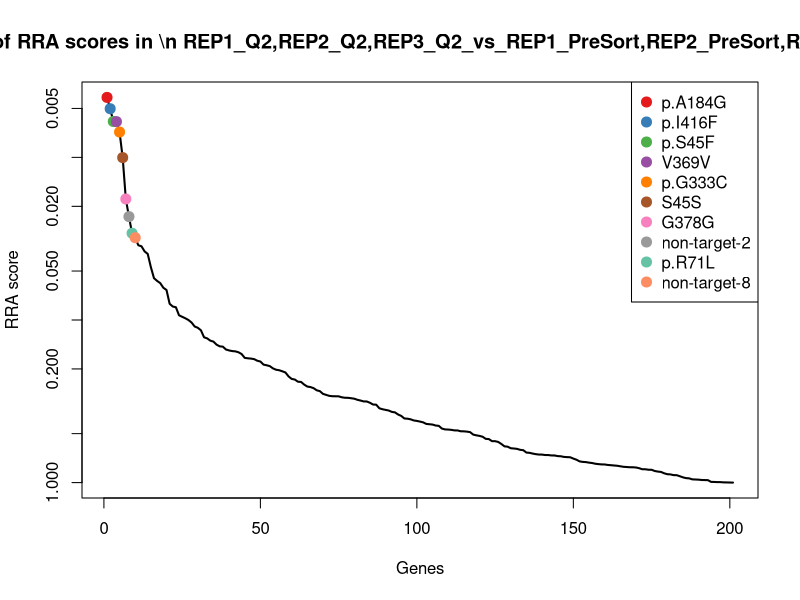
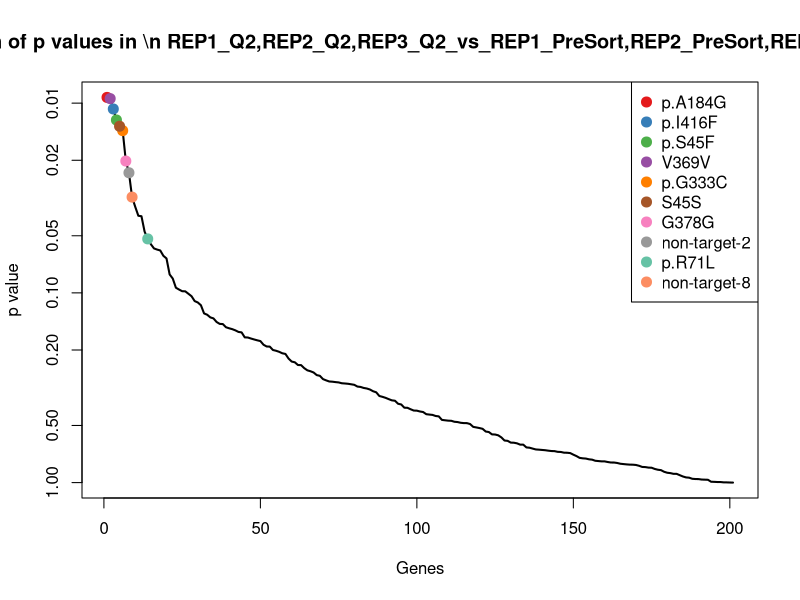
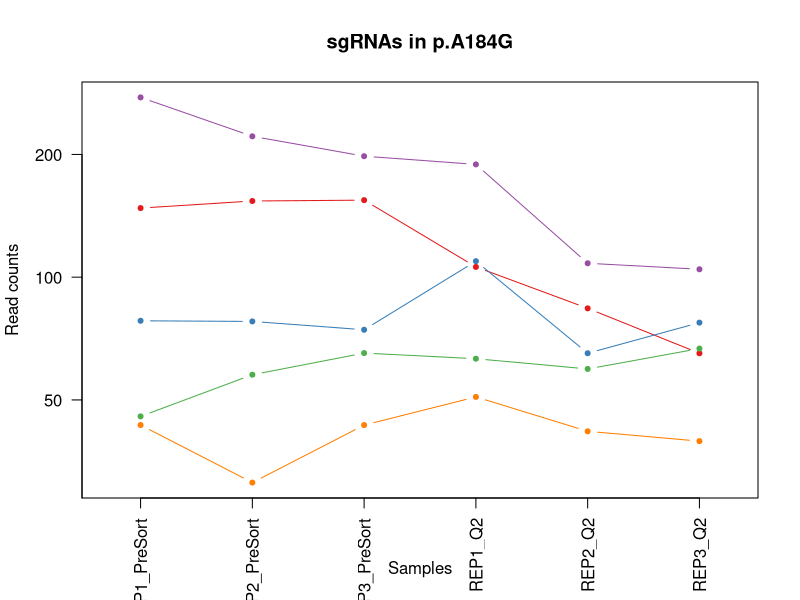
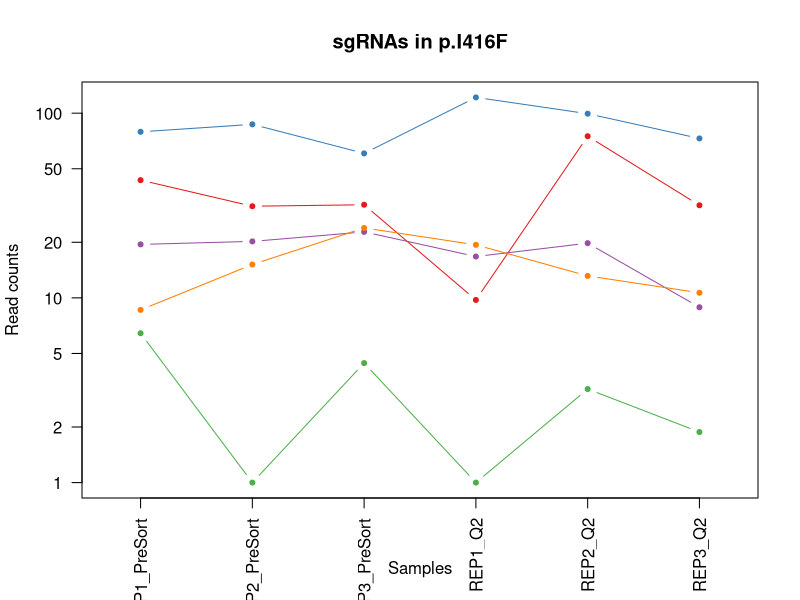
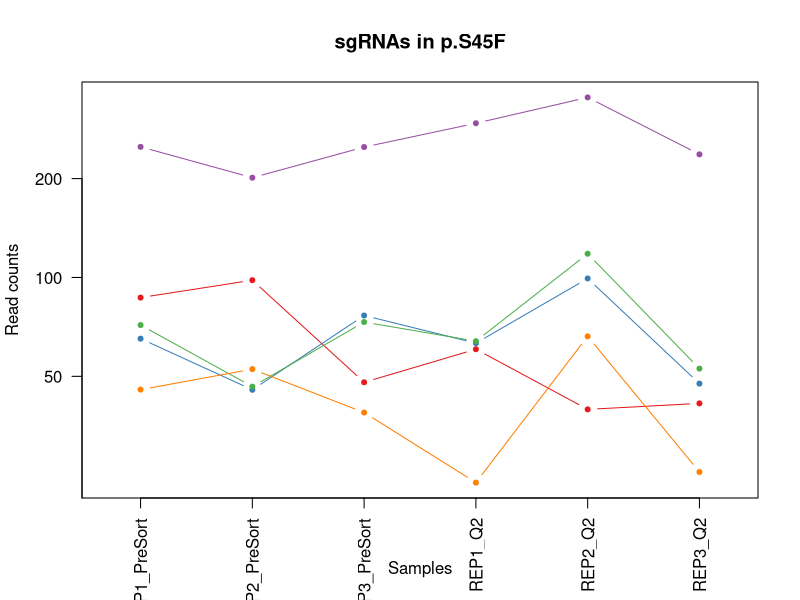
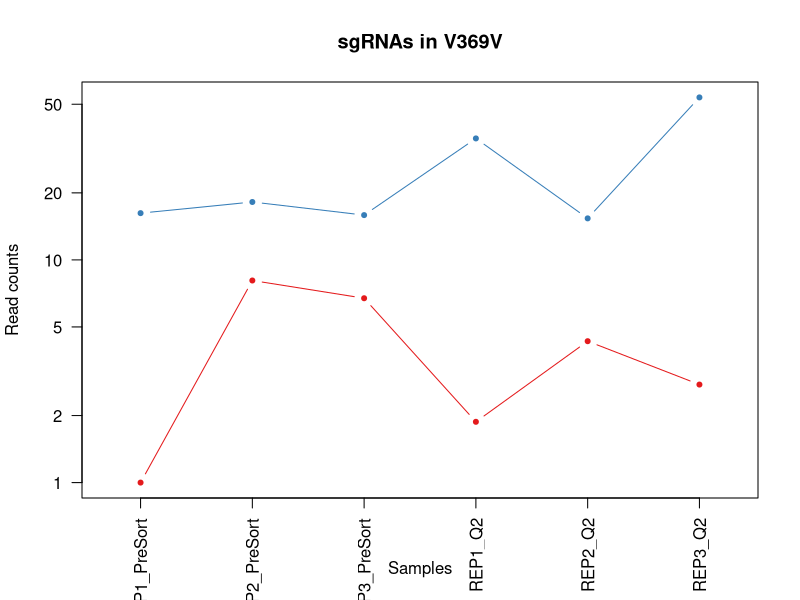
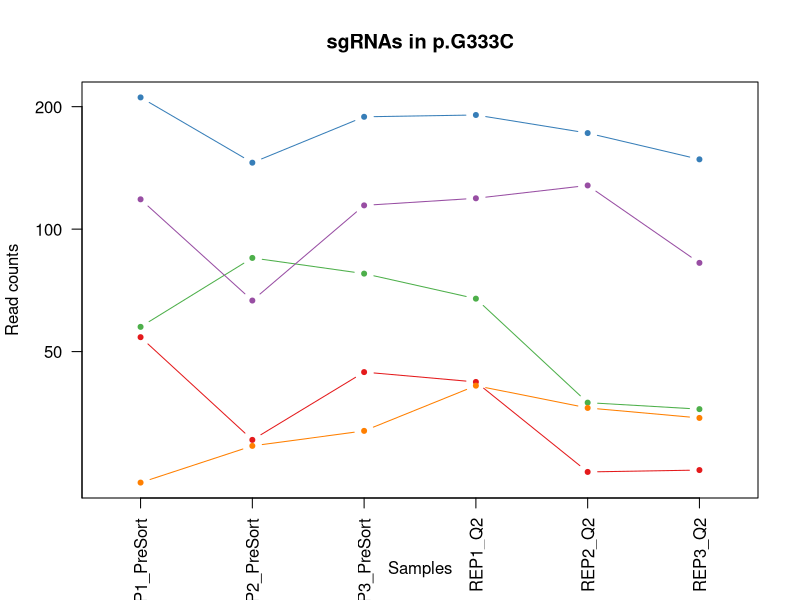
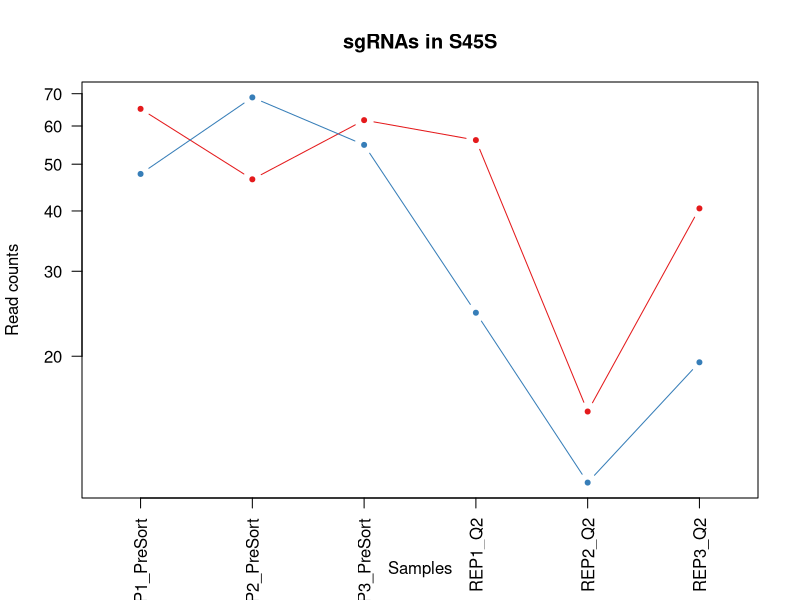

These figures' R source, in order: (Note: this script raises an error after producing the figures.)
pdf(file='Q2_presort.pdf',width=4.5,height=4.5);
gstable=read.table('Q2_presort.gene_summary.txt',header=T)
# 
#
# parameters
# Do not modify the variables beginning with "__"

# gstablename='__GENE_SUMMARY_FILE__'
startindex=3
# outputfile='__OUTPUT_FILE__'
targetgenelist=c("p.A184G","p.I416F","p.S45F","V369V","p.G333C","S45S","G378G","non-target-2","p.R71L","non-target-8")
# samplelabel=sub('.\\w+.\\w+$','',colnames(gstable)[startindex]);
samplelabel='REP1_Q2,REP2_Q2,REP3_Q2_vs_REP1_PreSort,REP2_PreSort,REP3_PreSort neg.'


# You need to write some codes in front of this code:
# gstable=read.table(gstablename,header=T)
# pdf(file=outputfile,width=6,height=6)


# set up color using RColorBrewer
#library(RColorBrewer)
#colors <- brewer.pal(length(targetgenelist), "Set1")

colors=c( "#E41A1C", "#377EB8", "#4DAF4A", "#984EA3", "#FF7F00",  "#A65628", "#F781BF",
          "#999999", "#66C2A5", "#FC8D62", "#8DA0CB", "#E78AC3", "#A6D854", "#FFD92F", "#E5C494", "#B3B3B3", 
          "#8DD3C7", "#FFFFB3", "#BEBADA", "#FB8072", "#80B1D3", "#FDB462", "#B3DE69", "#FCCDE5",
          "#D9D9D9", "#BC80BD", "#CCEBC5", "#FFED6F")

######
# function definition

plotrankedvalues<-function(val, tglist, ...){
  
  plot(val,log='y',ylim=c(max(val),min(val)),type='l',lwd=2, ...)
  if(length(tglist)>0){
    for(i in 1:length(tglist)){
      targetgene=tglist[i];
      tx=which(names(val)==targetgene);ty=val[targetgene];
      points(tx,ty,col=colors[(i %% length(colors)) ],cex=2,pch=20)
      # text(tx+50,ty,targetgene,col=colors[i])
    }
    legend('topright',tglist,pch=20,pt.cex = 2,cex=1,col=colors)
  }
}



plotrandvalues<-function(val,targetgenelist, ...){
  # choose the one with the best distance distribution
  
  mindiffvalue=0;
  randval=val;
  for(i in 1:20){
    randval0=sample(val)
    vindex=sort(which(names(randval0) %in% targetgenelist))
    if(max(vindex)>0.9*length(val)){
      # print('pass...')
      next;
    }
    mindiffind=min(diff(vindex));
    if (mindiffind > mindiffvalue){
      mindiffvalue=mindiffind;
      randval=randval0;
      # print(paste('Diff: ',mindiffvalue))
    }
  }
  plot(randval,log='y',ylim=c(max(randval),min(randval)),pch=20,col='grey', ...)
  
  if(length(targetgenelist)>0){
    for(i in 1:length(targetgenelist)){
      targetgene=targetgenelist[i];
      tx=which(names(randval)==targetgene);ty=randval[targetgene];
      points(tx,ty,col=colors[(i %% length(colors)) ],cex=2,pch=20)
      text(tx+50,ty,targetgene,col=colors[i])
    }
  }
  
}




# set.seed(1235)



pvec=gstable[,startindex]
names(pvec)=gstable[,'id']
pvec=sort(pvec);

plotrankedvalues(pvec,targetgenelist,xlab='Genes',ylab='RRA score',main=paste('Distribution of RRA scores in \\n',samplelabel))

# plotrandvalues(pvec,targetgenelist,xlab='Genes',ylab='RRA score',main=paste('Distribution of RRA scores in \\n',samplelabel))


pvec=gstable[,startindex+1]
names(pvec)=gstable[,'id']
pvec=sort(pvec);

plotrankedvalues(pvec,targetgenelist,xlab='Genes',ylab='p value',main=paste('Distribution of p values in \\n',samplelabel))

# plotrandvalues(pvec,targetgenelist,xlab='Genes',ylab='p value',main=paste('Distribution of p values in \\n',samplelabel))



# you need to write after this code:
# dev.off()






# parameters
# Do not modify the variables beginning with "__"
targetmat=list(c(146.72059267000722,152.74940615912982,153.48001174576612,104.95216824030585,82.85764047305024,64.06505821930969),c(77.16416355237418,76.88049581519117,73.30388620693307,108.45057384831605,64.07657529915886,76.35150774082113),c(44.559587403483675,56.64878639014086,64.14090043106644,62.096699542180964,58.55273260095551,65.82026529381132),c(274.9652588556432,220.52563273304835,197.00419418113262,188.039301430548,107.16254834514498,103.55721739559648),c(42.38594899355765,30.34756413757546,42.378809213383185,49.85227991414528,40.87643596670479,38.61455563903598))
targetgene="p.A184G"
collabel=c("REP1_PreSort","REP2_PreSort","REP3_PreSort","REP1_Q2","REP2_Q2","REP3_Q2")

# set up color using RColorBrewer
#library(RColorBrewer)
#colors <- brewer.pal(length(targetgenelist), "Set1")

colors=c( "#E41A1C", "#377EB8", "#4DAF4A", "#984EA3", "#FF7F00",  "#A65628", "#F781BF",
          "#999999", "#66C2A5", "#FC8D62", "#8DA0CB", "#E78AC3", "#A6D854", "#FFD92F", "#E5C494", "#B3B3B3", 
          "#8DD3C7", "#FFFFB3", "#BEBADA", "#FB8072", "#80B1D3", "#FDB462", "#B3DE69", "#FCCDE5",
          "#D9D9D9", "#BC80BD", "#CCEBC5", "#FFED6F")


## code

targetmatvec=unlist(targetmat)+1
yrange=range(targetmatvec[targetmatvec>0]);
# yrange[1]=1; # set the minimum value to 1
for(i in 1:length(targetmat)){
  vali=targetmat[[i]]+1;
  if(i==1){
    plot(1:length(vali),vali,type='b',las=1,pch=20,main=paste('sgRNAs in',targetgene),ylab='Read counts',xlab='Samples',xlim=c(0.7,length(vali)+0.3),ylim = yrange,col=colors[(i %% length(colors))],xaxt='n',log='y')
    axis(1,at=1:length(vali),labels=(collabel),las=2)
    # lines(0:100,rep(1,101),col='black');
  }else{
    lines(1:length(vali),vali,type='b',pch=20,col=colors[(i %% length(colors))])
  }
}




# parameters
# Do not modify the variables beginning with "__"
targetmat=list(c(42.38594899355765,30.34756413757546,30.92507699354989,8.746014020025488,74.01949215592488,30.71612380377862),c(78.2509827573372,85.98476505646381,59.55940754313312,120.69499347635173,98.32440002801962,71.96349005456705),c(5.434096024815083,0.0,3.4361196659499877,0.0,2.20953707928134,0.8776035372508176),c(18.475926484371282,19.220123953797792,21.762091217683256,15.742825236045878,18.78106517389139,7.898431835257359),c(7.607734434741116,14.162196597535216,22.907464439666583,18.366629442053522,12.152453936047369,9.653638909758994))
targetgene="p.I416F"
collabel=c("REP1_PreSort","REP2_PreSort","REP3_PreSort","REP1_Q2","REP2_Q2","REP3_Q2")

# set up color using RColorBrewer
#library(RColorBrewer)
#colors <- brewer.pal(length(targetgenelist), "Set1")

colors=c( "#E41A1C", "#377EB8", "#4DAF4A", "#984EA3", "#FF7F00",  "#A65628", "#F781BF",
          "#999999", "#66C2A5", "#FC8D62", "#8DA0CB", "#E78AC3", "#A6D854", "#FFD92F", "#E5C494", "#B3B3B3", 
          "#8DD3C7", "#FFFFB3", "#BEBADA", "#FB8072", "#80B1D3", "#FDB462", "#B3DE69", "#FCCDE5",
          "#D9D9D9", "#BC80BD", "#CCEBC5", "#FFED6F")


## code

targetmatvec=unlist(targetmat)+1
yrange=range(targetmatvec[targetmatvec>0]);
# yrange[1]=1; # set the minimum value to 1
for(i in 1:length(targetmat)){
  vali=targetmat[[i]]+1;
  if(i==1){
    plot(1:length(vali),vali,type='b',las=1,pch=20,main=paste('sgRNAs in',targetgene),ylab='Read counts',xlab='Samples',xlim=c(0.7,length(vali)+0.3),ylim = yrange,col=colors[(i %% length(colors))],xaxt='n',log='y')
    axis(1,at=1:length(vali),labels=(collabel),las=2)
    # lines(0:100,rep(1,101),col='black');
  }else{
    lines(1:length(vali),vali,type='b',pch=20,col=colors[(i %% length(colors))])
  }
}




# parameters
# Do not modify the variables beginning with "__"
targetmat=list(c(85.8587171920783,97.11220524024148,46.9603021013165,59.472895336173316,38.66689888742344,40.36976271353761),c(64.12233309281798,44.509760735110675,75.59463265089973,62.096699542180964,98.32440002801962,46.51298747429333),c(70.64324832259608,45.52134620636319,72.15851298494974,62.97130094418351,117.10546520191102,51.77860869779824),c(248.8815979365308,200.29392330799806,248.54598917038246,293.86607107285636,352.4211641453737,236.07535152046995),c(44.559587403483675,51.59085903387829,37.79731632544986,22.739636452066268,65.18134383879952,24.572899043022893))
targetgene="p.S45F"
collabel=c("REP1_PreSort","REP2_PreSort","REP3_PreSort","REP1_Q2","REP2_Q2","REP3_Q2")

# set up color using RColorBrewer
#library(RColorBrewer)
#colors <- brewer.pal(length(targetgenelist), "Set1")

colors=c( "#E41A1C", "#377EB8", "#4DAF4A", "#984EA3", "#FF7F00",  "#A65628", "#F781BF",
          "#999999", "#66C2A5", "#FC8D62", "#8DA0CB", "#E78AC3", "#A6D854", "#FFD92F", "#E5C494", "#B3B3B3", 
          "#8DD3C7", "#FFFFB3", "#BEBADA", "#FB8072", "#80B1D3", "#FDB462", "#B3DE69", "#FCCDE5",
          "#D9D9D9", "#BC80BD", "#CCEBC5", "#FFED6F")


## code

targetmatvec=unlist(targetmat)+1
yrange=range(targetmatvec[targetmatvec>0]);
# yrange[1]=1; # set the minimum value to 1
for(i in 1:length(targetmat)){
  vali=targetmat[[i]]+1;
  if(i==1){
    plot(1:length(vali),vali,type='b',las=1,pch=20,main=paste('sgRNAs in',targetgene),ylab='Read counts',xlab='Samples',xlim=c(0.7,length(vali)+0.3),ylim = yrange,col=colors[(i %% length(colors))],xaxt='n',log='y')
    axis(1,at=1:length(vali),labels=(collabel),las=2)
    # lines(0:100,rep(1,101),col='black');
  }else{
    lines(1:length(vali),vali,type='b',pch=20,col=colors[(i %% length(colors))])
  }
}




# parameters
# Do not modify the variables beginning with "__"
targetmat=list(c(0.0,7.081098298767608,5.726866109916646,0.8746014020025488,3.3143056189220097,1.7552070745016353),c(15.215468869482232,17.196953011292763,14.88985188578328,34.109454678099404,14.361991015328709,52.65621223504906))
targetgene="V369V"
collabel=c("REP1_PreSort","REP2_PreSort","REP3_PreSort","REP1_Q2","REP2_Q2","REP3_Q2")

# set up color using RColorBrewer
#library(RColorBrewer)
#colors <- brewer.pal(length(targetgenelist), "Set1")

colors=c( "#E41A1C", "#377EB8", "#4DAF4A", "#984EA3", "#FF7F00",  "#A65628", "#F781BF",
          "#999999", "#66C2A5", "#FC8D62", "#8DA0CB", "#E78AC3", "#A6D854", "#FFD92F", "#E5C494", "#B3B3B3", 
          "#8DD3C7", "#FFFFB3", "#BEBADA", "#FB8072", "#80B1D3", "#FDB462", "#B3DE69", "#FCCDE5",
          "#D9D9D9", "#BC80BD", "#CCEBC5", "#FFED6F")


## code

targetmatvec=unlist(targetmat)+1
yrange=range(targetmatvec[targetmatvec>0]);
# yrange[1]=1; # set the minimum value to 1
for(i in 1:length(targetmat)){
  vali=targetmat[[i]]+1;
  if(i==1){
    plot(1:length(vali),vali,type='b',las=1,pch=20,main=paste('sgRNAs in',targetgene),ylab='Read counts',xlab='Samples',xlim=c(0.7,length(vali)+0.3),ylim = yrange,col=colors[(i %% length(colors))],xaxt='n',log='y')
    axis(1,at=1:length(vali),labels=(collabel),las=2)
    # lines(0:100,rep(1,101),col='black');
  }else{
    lines(1:length(vali),vali,type='b',pch=20,col=colors[(i %% length(colors))])
  }
}




# parameters
# Do not modify the variables beginning with "__"
targetmat=list(c(53.25414104318781,29.335978666322948,43.52418243536651,41.106265894119794,24.304907872094738,24.572899043022893),c(209.75610655786218,144.65672238910972,187.841208405266,189.78850423455307,171.23912364430385,147.43739425813737),c(56.514598658076864,83.96159411395878,76.74000587288306,66.46970655219371,36.45736180814211,35.1041414900327),c(117.37647413600578,65.7530556314135,113.3919489763496,118.07118927034408,127.04838205867703,81.61712896432604),c(22.823203304223348,28.32439319507043,30.92507699354989,40.23166449211725,35.35259326850144,33.34893441553107))
targetgene="p.G333C"
collabel=c("REP1_PreSort","REP2_PreSort","REP3_PreSort","REP1_Q2","REP2_Q2","REP3_Q2")

# set up color using RColorBrewer
#library(RColorBrewer)
#colors <- brewer.pal(length(targetgenelist), "Set1")

colors=c( "#E41A1C", "#377EB8", "#4DAF4A", "#984EA3", "#FF7F00",  "#A65628", "#F781BF",
          "#999999", "#66C2A5", "#FC8D62", "#8DA0CB", "#E78AC3", "#A6D854", "#FFD92F", "#E5C494", "#B3B3B3", 
          "#8DD3C7", "#FFFFB3", "#BEBADA", "#FB8072", "#80B1D3", "#FDB462", "#B3DE69", "#FCCDE5",
          "#D9D9D9", "#BC80BD", "#CCEBC5", "#FFED6F")


## code

targetmatvec=unlist(targetmat)+1
yrange=range(targetmatvec[targetmatvec>0]);
# yrange[1]=1; # set the minimum value to 1
for(i in 1:length(targetmat)){
  vali=targetmat[[i]]+1;
  if(i==1){
    plot(1:length(vali),vali,type='b',las=1,pch=20,main=paste('sgRNAs in',targetgene),ylab='Read counts',xlab='Samples',xlim=c(0.7,length(vali)+0.3),ylim = yrange,col=colors[(i %% length(colors))],xaxt='n',log='y')
    axis(1,at=1:length(vali),labels=(collabel),las=2)
    # lines(0:100,rep(1,101),col='black');
  }else{
    lines(1:length(vali),vali,type='b',pch=20,col=colors[(i %% length(colors))])
  }
}




# parameters
# Do not modify the variables beginning with "__"
targetmat=list(c(64.12233309281798,45.52134620636319,60.70478076511645,55.099888326160574,14.361991015328709,39.49215917628679),c(46.73322581340971,67.77622657391854,53.83254143321648,23.61423785406882,9.942916856766029,18.42967428226717))
targetgene="S45S"
collabel=c("REP1_PreSort","REP2_PreSort","REP3_PreSort","REP1_Q2","REP2_Q2","REP3_Q2")

# set up color using RColorBrewer
#library(RColorBrewer)
#colors <- brewer.pal(length(targetgenelist), "Set1")

colors=c( "#E41A1C", "#377EB8", "#4DAF4A", "#984EA3", "#FF7F00",  "#A65628", "#F781BF",
          "#999999", "#66C2A5", "#FC8D62", "#8DA0CB", "#E78AC3", "#A6D854", "#FFD92F", "#E5C494", "#B3B3B3", 
          "#8DD3C7", "#FFFFB3", "#BEBADA", "#FB8072", "#80B1D3", "#FDB462", "#B3DE69", "#FCCDE5",
          "#D9D9D9", "#BC80BD", "#CCEBC5", "#FFED6F")


## code

targetmatvec=unlist(targetmat)+1
yrange=range(targetmatvec[targetmatvec>0]);
# yrange[1]=1; # set the minimum value to 1
for(i in 1:length(targetmat)){
  vali=targetmat[[i]]+1;
  if(i==1){
    plot(1:length(vali),vali,type='b',las=1,pch=20,main=paste('sgRNAs in',targetgene),ylab='Read counts',xlab='Samples',xlim=c(0.7,length(vali)+0.3),ylim = yrange,col=colors[(i %% length(colors))],xaxt='n',log='y')
    axis(1,at=1:length(vali),labels=(collabel),las=2)
    # lines(0:100,rep(1,101),col='black');
  }else{
    lines(1:length(vali),vali,type='b',pch=20,col=colors[(i %% length(colors))])
  }
}




# parameters
# Do not modify the variables beginning with "__"
targetmat=list(c(9.78137284466715,3.0347564137575462,8.017612553883305,6.99681121602039,7.733379777484689,2.632810611752453),c(67.38279070770703,41.47500432135313,72.15851298494974,49.85227991414528,23.200139332454068,29.838520266527798))
targetgene="G378G"
collabel=c("REP1_PreSort","REP2_PreSort","REP3_PreSort","REP1_Q2","REP2_Q2","REP3_Q2")

# set up color using RColorBrewer
#library(RColorBrewer)
#colors <- brewer.pal(length(targetgenelist), "Set1")

colors=c( "#E41A1C", "#377EB8", "#4DAF4A", "#984EA3", "#FF7F00",  "#A65628", "#F781BF",
          "#999999", "#66C2A5", "#FC8D62", "#8DA0CB", "#E78AC3", "#A6D854", "#FFD92F", "#E5C494", "#B3B3B3", 
          "#8DD3C7", "#FFFFB3", "#BEBADA", "#FB8072", "#80B1D3", "#FDB462", "#B3DE69", "#FCCDE5",
          "#D9D9D9", "#BC80BD", "#CCEBC5", "#FFED6F")


## code

targetmatvec=unlist(targetmat)+1
yrange=range(targetmatvec[targetmatvec>0]);
# yrange[1]=1; # set the minimum value to 1
for(i in 1:length(targetmat)){
  vali=targetmat[[i]]+1;
  if(i==1){
    plot(1:length(vali),vali,type='b',las=1,pch=20,main=paste('sgRNAs in',targetgene),ylab='Read counts',xlab='Samples',xlim=c(0.7,length(vali)+0.3),ylim = yrange,col=colors[(i %% length(colors))],xaxt='n',log='y')
    axis(1,at=1:length(vali),labels=(collabel),las=2)
    # lines(0:100,rep(1,101),col='black');
  }else{
    lines(1:length(vali),vali,type='b',pch=20,col=colors[(i %% length(colors))])
  }
}




# parameters
# Do not modify the variables beginning with "__"
targetmat=list(c(1132.4656115714633,865.9171633921532,1066.3424696664795,542.2528692415802,895.9672856485832,625.731322059833))
targetgene="non-target-2"
collabel=c("REP1_PreSort","REP2_PreSort","REP3_PreSort","REP1_Q2","REP2_Q2","REP3_Q2")

# set up color using RColorBrewer
#library(RColorBrewer)
#colors <- brewer.pal(length(targetgenelist), "Set1")

colors=c( "#E41A1C", "#377EB8", "#4DAF4A", "#984EA3", "#FF7F00",  "#A65628", "#F781BF",
          "#999999", "#66C2A5", "#FC8D62", "#8DA0CB", "#E78AC3", "#A6D854", "#FFD92F", "#E5C494", "#B3B3B3", 
          "#8DD3C7", "#FFFFB3", "#BEBADA", "#FB8072", "#80B1D3", "#FDB462", "#B3DE69", "#FCCDE5",
          "#D9D9D9", "#BC80BD", "#CCEBC5", "#FFED6F")


## code

targetmatvec=unlist(targetmat)+1
yrange=range(targetmatvec[targetmatvec>0]);
# yrange[1]=1; # set the minimum value to 1
for(i in 1:length(targetmat)){
  vali=targetmat[[i]]+1;
  if(i==1){
    plot(1:length(vali),vali,type='b',las=1,pch=20,main=paste('sgRNAs in',targetgene),ylab='Read counts',xlab='Samples',xlim=c(0.7,length(vali)+0.3),ylim = yrange,col=colors[(i %% length(colors))],xaxt='n',log='y')
    axis(1,at=1:length(vali),labels=(collabel),las=2)
    # lines(0:100,rep(1,101),col='black');
  }else{
    lines(1:length(vali),vali,type='b',pch=20,col=colors[(i %% length(colors))])
  }
}




# parameters
# Do not modify the variables beginning with "__"
targetmat=list(c(46.73322581340971,78.9036667576962,51.541794989249816,65.59510515019116,38.66689888742344,56.16662638405233),c(1197.6747638692443,1203.7867107904933,1170.5714328669626,1005.7916123029311,792.1190429223603,813.5384790315079),c(113.02919731615373,119.36708560779682,125.99105441816621,131.19021030038232,110.47685396406699,74.5963006663195),c(1242.234351272728,1311.01477074326,1299.9986069510787,838.7427445204443,859.5099238404412,944.3014060818798),c(445.59587403483675,525.0128595800555,415.7704795799485,488.02758231742223,517.0316765518335,557.2782461542691))
targetgene="p.R71L"
collabel=c("REP1_PreSort","REP2_PreSort","REP3_PreSort","REP1_Q2","REP2_Q2","REP3_Q2")

# set up color using RColorBrewer
#library(RColorBrewer)
#colors <- brewer.pal(length(targetgenelist), "Set1")

colors=c( "#E41A1C", "#377EB8", "#4DAF4A", "#984EA3", "#FF7F00",  "#A65628", "#F781BF",
          "#999999", "#66C2A5", "#FC8D62", "#8DA0CB", "#E78AC3", "#A6D854", "#FFD92F", "#E5C494", "#B3B3B3", 
          "#8DD3C7", "#FFFFB3", "#BEBADA", "#FB8072", "#80B1D3", "#FDB462", "#B3DE69", "#FCCDE5",
          "#D9D9D9", "#BC80BD", "#CCEBC5", "#FFED6F")


## code

targetmatvec=unlist(targetmat)+1
yrange=range(targetmatvec[targetmatvec>0]);
# yrange[1]=1; # set the minimum value to 1
for(i in 1:length(targetmat)){
  vali=targetmat[[i]]+1;
  if(i==1){
    plot(1:length(vali),vali,type='b',las=1,pch=20,main=paste('sgRNAs in',targetgene),ylab='Read counts',xlab='Samples',xlim=c(0.7,length(vali)+0.3),ylim = yrange,col=colors[(i %% length(colors))],xaxt='n',log='y')
    axis(1,at=1:length(vali),labels=(collabel),las=2)
    # lines(0:100,rep(1,101),col='black');
  }else{
    lines(1:length(vali),vali,type='b',pch=20,col=colors[(i %% length(colors))])
  }
}




# parameters
# Do not modify the variables beginning with "__"
targetmat=list(c(1545.4569094574094,1938.1977629198195,1766.1655082982936,1101.1231651212088,1126.8639104334834,1591.0952130357323))
targetgene="non-target-8"
collabel=c("REP1_PreSort","REP2_PreSort","REP3_PreSort","REP1_Q2","REP2_Q2","REP3_Q2")

# set up color using RColorBrewer
#library(RColorBrewer)
#colors <- brewer.pal(length(targetgenelist), "Set1")

colors=c( "#E41A1C", "#377EB8", "#4DAF4A", "#984EA3", "#FF7F00",  "#A65628", "#F781BF",
          "#999999", "#66C2A5", "#FC8D62", "#8DA0CB", "#E78AC3", "#A6D854", "#FFD92F", "#E5C494", "#B3B3B3", 
          "#8DD3C7", "#FFFFB3", "#BEBADA", "#FB8072", "#80B1D3", "#FDB462", "#B3DE69", "#FCCDE5",
          "#D9D9D9", "#BC80BD", "#CCEBC5", "#FFED6F")


## code

targetmatvec=unlist(targetmat)+1
yrange=range(targetmatvec[targetmatvec>0]);
# yrange[1]=1; # set the minimum value to 1
for(i in 1:length(targetmat)){
  vali=targetmat[[i]]+1;
  if(i==1){
    plot(1:length(vali),vali,type='b',las=1,pch=20,main=paste('sgRNAs in',targetgene),ylab='Read counts',xlab='Samples',xlim=c(0.7,length(vali)+0.3),ylim = yrange,col=colors[(i %% length(colors))],xaxt='n',log='y')
    axis(1,at=1:length(vali),labels=(collabel),las=2)
    # lines(0:100,rep(1,101),col='black');
  }else{
    lines(1:length(vali),vali,type='b',pch=20,col=colors[(i %% length(colors))])
  }
}



# 
#
# parameters
# Do not modify the variables beginning with "__"

# gstablename='__GENE_SUMMARY_FILE__'
startindex=9
# outputfile='__OUTPUT_FILE__'
targetgenelist=c("safe-target-15","safe-target-10","p.Arg34Gly","safe-target-30","p.V369L","safe-target-26","p.G364C","V369V","G186G","G364G")
# samplelabel=sub('.\\w+.\\w+$','',colnames(gstable)[startindex]);
samplelabel='REP1_Q2,REP2_Q2,REP3_Q2_vs_REP1_PreSort,REP2_PreSort,REP3_PreSort pos.'


# You need to write some codes in front of this code:
# gstable=read.table(gstablename,header=T)
# pdf(file=outputfile,width=6,height=6)


# set up color using RColorBrewer
#library(RColorBrewer)
#colors <- brewer.pal(length(targetgenelist), "Set1")

colors=c( "#E41A1C", "#377EB8", "#4DAF4A", "#984EA3", "#FF7F00",  "#A65628", "#F781BF",
          "#999999", "#66C2A5", "#FC8D62", "#8DA0CB", "#E78AC3", "#A6D854", "#FFD92F", "#E5C494", "#B3B3B3", 
          "#8DD3C7", "#FFFFB3", "#BEBADA", "#FB8072", "#80B1D3", "#FDB462", "#B3DE69", "#FCCDE5",
          "#D9D9D9", "#BC80BD", "#CCEBC5", "#FFED6F")

######
# function definition

plotrankedvalues<-function(val, tglist, ...){
  
  plot(val,log='y',ylim=c(max(val),min(val)),type='l',lwd=2, ...)
  if(length(tglist)>0){
    for(i in 1:length(tglist)){
      targetgene=tglist[i];
      tx=which(names(val)==targetgene);ty=val[targetgene];
      points(tx,ty,col=colors[(i %% length(colors)) ],cex=2,pch=20)
      # text(tx+50,ty,targetgene,col=colors[i])
    }
    legend('topright',tglist,pch=20,pt.cex = 2,cex=1,col=colors)
  }
}



plotrandvalues<-function(val,targetgenelist, ...){
  # choose the one with the best distance distribution
  
  mindiffvalue=0;
  randval=val;
  for(i in 1:20){
    randval0=sample(val)
    vindex=sort(which(names(randval0) %in% targetgenelist))
    if(max(vindex)>0.9*length(val)){
      # print('pass...')
      next;
    }
    mindiffind=min(diff(vindex));
    if (mindiffind > mindiffvalue){
      mindiffvalue=mindiffind;
      randval=randval0;
      # print(paste('Diff: ',mindiffvalue))
    }
  }
  plot(randval,log='y',ylim=c(max(randval),min(randval)),pch=20,col='grey', ...)
  
  if(length(targetgenelist)>0){
    for(i in 1:length(targetgenelist)){
      targetgene=targetgenelist[i];
      tx=which(names(randval)==targetgene);ty=randval[targetgene];
      points(tx,ty,col=colors[(i %% length(colors)) ],cex=2,pch=20)
      text(tx+50,ty,targetgene,col=colors[i])
    }
  }
  
}




# set.seed(1235)



pvec=gstable[,startindex]
names(pvec)=gstable[,'id']
pvec=sort(pvec);

plotrankedvalues(pvec,targetgenelist,xlab='Genes',ylab='RRA score',main=paste('Distribution of RRA scores in \\n',samplelabel))

# plotrandvalues(pvec,targetgenelist,xlab='Genes',ylab='RRA score',main=paste('Distribution of RRA scores in \\n',samplelabel))


pvec=gstable[,startindex+1]
names(pvec)=gstable[,'id']
pvec=sort(pvec);

plotrankedvalues(pvec,targetgenelist,xlab='Genes',ylab='p value',main=paste('Distribution of p values in \\n',samplelabel))

# plotrandvalues(pvec,targetgenelist,xlab='Genes',ylab='p value',main=paste('Distribution of p values in \\n',samplelabel))



# you need to write after this code:
# dev.off()






# parameters
# Do not modify the variables beginning with "__"
targetmat=list(c(308.6566542094967,468.3640731899146,230.22001761864917,1900.5088465515385,1338.979470044492,1699.9180516548338))
targetgene="safe-target-15"
collabel=c("REP1_PreSort","REP2_PreSort","REP3_PreSort","REP1_Q2","REP2_Q2","REP3_Q2")

# set up color using RColorBrewer
#library(RColorBrewer)
#colors <- brewer.pal(length(targetgenelist), "Set1")

colors=c( "#E41A1C", "#377EB8", "#4DAF4A", "#984EA3", "#FF7F00",  "#A65628", "#F781BF",
          "#999999", "#66C2A5", "#FC8D62", "#8DA0CB", "#E78AC3", "#A6D854", "#FFD92F", "#E5C494", "#B3B3B3", 
          "#8DD3C7", "#FFFFB3", "#BEBADA", "#FB8072", "#80B1D3", "#FDB462", "#B3DE69", "#FCCDE5",
          "#D9D9D9", "#BC80BD", "#CCEBC5", "#FFED6F")


## code

targetmatvec=unlist(targetmat)+1
yrange=range(targetmatvec[targetmatvec>0]);
# yrange[1]=1; # set the minimum value to 1
for(i in 1:length(targetmat)){
  vali=targetmat[[i]]+1;
  if(i==1){
    plot(1:length(vali),vali,type='b',las=1,pch=20,main=paste('sgRNAs in',targetgene),ylab='Read counts',xlab='Samples',xlim=c(0.7,length(vali)+0.3),ylim = yrange,col=colors[(i %% length(colors))],xaxt='n',log='y')
    axis(1,at=1:length(vali),labels=(collabel),las=2)
    # lines(0:100,rep(1,101),col='black');
  }else{
    lines(1:length(vali),vali,type='b',pch=20,col=colors[(i %% length(colors))])
  }
}




# parameters
# Do not modify the variables beginning with "__"
targetmat=list(c(439.07495880505866,711.1445862905183,435.2418243536651,2134.027420886219,1316.8840992516784,1532.2957760399277))
targetgene="safe-target-10"
collabel=c("REP1_PreSort","REP2_PreSort","REP3_PreSort","REP1_Q2","REP2_Q2","REP3_Q2")

# set up color using RColorBrewer
#library(RColorBrewer)
#colors <- brewer.pal(length(targetgenelist), "Set1")

colors=c( "#E41A1C", "#377EB8", "#4DAF4A", "#984EA3", "#FF7F00",  "#A65628", "#F781BF",
          "#999999", "#66C2A5", "#FC8D62", "#8DA0CB", "#E78AC3", "#A6D854", "#FFD92F", "#E5C494", "#B3B3B3", 
          "#8DD3C7", "#FFFFB3", "#BEBADA", "#FB8072", "#80B1D3", "#FDB462", "#B3DE69", "#FCCDE5",
          "#D9D9D9", "#BC80BD", "#CCEBC5", "#FFED6F")


## code

targetmatvec=unlist(targetmat)+1
yrange=range(targetmatvec[targetmatvec>0]);
# yrange[1]=1; # set the minimum value to 1
for(i in 1:length(targetmat)){
  vali=targetmat[[i]]+1;
  if(i==1){
    plot(1:length(vali),vali,type='b',las=1,pch=20,main=paste('sgRNAs in',targetgene),ylab='Read counts',xlab='Samples',xlim=c(0.7,length(vali)+0.3),ylim = yrange,col=colors[(i %% length(colors))],xaxt='n',log='y')
    axis(1,at=1:length(vali),labels=(collabel),las=2)
    # lines(0:100,rep(1,101),col='black');
  }else{
    lines(1:length(vali),vali,type='b',pch=20,col=colors[(i %% length(colors))])
  }
}




# parameters
# Do not modify the variables beginning with "__"
targetmat=list(c(975.9636460567889,1205.8098817329983,798.3251357223805,1340.7639492699072,1248.388449793957,1623.5665439140125),c(1582.4087624261522,2145.572784526585,1420.2627952593282,2389.4110302709632,2252.623052327326,2751.2870892813135),c(1253.102543322358,1770.274574691902,1202.6418830824957,1803.4280909292556,1871.4779061512947,2331.7925984754224),c(1580.235124016226,2034.2983826888085,1554.2714622313779,1959.1071404857094,2202.9084680434958,2679.3235992267464),c(1237.8870744528758,1593.2471172227117,1188.8974044186957,1687.1061044629166,1517.9519734662804,2123.8005601469786))
targetgene="p.Arg34Gly"
collabel=c("REP1_PreSort","REP2_PreSort","REP3_PreSort","REP1_Q2","REP2_Q2","REP3_Q2")

# set up color using RColorBrewer
#library(RColorBrewer)
#colors <- brewer.pal(length(targetgenelist), "Set1")

colors=c( "#E41A1C", "#377EB8", "#4DAF4A", "#984EA3", "#FF7F00",  "#A65628", "#F781BF",
          "#999999", "#66C2A5", "#FC8D62", "#8DA0CB", "#E78AC3", "#A6D854", "#FFD92F", "#E5C494", "#B3B3B3", 
          "#8DD3C7", "#FFFFB3", "#BEBADA", "#FB8072", "#80B1D3", "#FDB462", "#B3DE69", "#FCCDE5",
          "#D9D9D9", "#BC80BD", "#CCEBC5", "#FFED6F")


## code

targetmatvec=unlist(targetmat)+1
yrange=range(targetmatvec[targetmatvec>0]);
# yrange[1]=1; # set the minimum value to 1
for(i in 1:length(targetmat)){
  vali=targetmat[[i]]+1;
  if(i==1){
    plot(1:length(vali),vali,type='b',las=1,pch=20,main=paste('sgRNAs in',targetgene),ylab='Read counts',xlab='Samples',xlim=c(0.7,length(vali)+0.3),ylim = yrange,col=colors[(i %% length(colors))],xaxt='n',log='y')
    axis(1,at=1:length(vali),labels=(collabel),las=2)
    # lines(0:100,rep(1,101),col='black');
  }else{
    lines(1:length(vali),vali,type='b',pch=20,col=colors[(i %% length(colors))])
  }
}




# parameters
# Do not modify the variables beginning with "__"
targetmat=list(c(1.0868192049630165,12.139025655030185,0.0,14.868223834043329,0.0,4.388017686254088))
targetgene="safe-target-30"
collabel=c("REP1_PreSort","REP2_PreSort","REP3_PreSort","REP1_Q2","REP2_Q2","REP3_Q2")

# set up color using RColorBrewer
#library(RColorBrewer)
#colors <- brewer.pal(length(targetgenelist), "Set1")

colors=c( "#E41A1C", "#377EB8", "#4DAF4A", "#984EA3", "#FF7F00",  "#A65628", "#F781BF",
          "#999999", "#66C2A5", "#FC8D62", "#8DA0CB", "#E78AC3", "#A6D854", "#FFD92F", "#E5C494", "#B3B3B3", 
          "#8DD3C7", "#FFFFB3", "#BEBADA", "#FB8072", "#80B1D3", "#FDB462", "#B3DE69", "#FCCDE5",
          "#D9D9D9", "#BC80BD", "#CCEBC5", "#FFED6F")


## code

targetmatvec=unlist(targetmat)+1
yrange=range(targetmatvec[targetmatvec>0]);
# yrange[1]=1; # set the minimum value to 1
for(i in 1:length(targetmat)){
  vali=targetmat[[i]]+1;
  if(i==1){
    plot(1:length(vali),vali,type='b',las=1,pch=20,main=paste('sgRNAs in',targetgene),ylab='Read counts',xlab='Samples',xlim=c(0.7,length(vali)+0.3),ylim = yrange,col=colors[(i %% length(colors))],xaxt='n',log='y')
    axis(1,at=1:length(vali),labels=(collabel),las=2)
    # lines(0:100,rep(1,101),col='black');
  }else{
    lines(1:length(vali),vali,type='b',pch=20,col=colors[(i %% length(colors))])
  }
}




# parameters
# Do not modify the variables beginning with "__"
targetmat=list(c(18.475926484371282,37.42866243634307,46.9603021013165,5.247608412015293,33.1430561892201,41.24736625078843),c(11.955011254593181,11.127440183777669,10.308358997849963,6.99681121602039,9.942916856766029,33.34893441553107),c(11.955011254593181,7.081098298767608,14.88985188578328,26.238042060076463,8.83814831712536,27.205709654775347),c(7.607734434741116,10.115854712525154,17.180598329749937,24.488839256071365,7.733379777484689,20.184881356768805),c(10.868192049630165,14.162196597535216,18.325971551733268,13.119021030038232,3.3143056189220097,21.94008843127044))
targetgene="p.V369L"
collabel=c("REP1_PreSort","REP2_PreSort","REP3_PreSort","REP1_Q2","REP2_Q2","REP3_Q2")

# set up color using RColorBrewer
#library(RColorBrewer)
#colors <- brewer.pal(length(targetgenelist), "Set1")

colors=c( "#E41A1C", "#377EB8", "#4DAF4A", "#984EA3", "#FF7F00",  "#A65628", "#F781BF",
          "#999999", "#66C2A5", "#FC8D62", "#8DA0CB", "#E78AC3", "#A6D854", "#FFD92F", "#E5C494", "#B3B3B3", 
          "#8DD3C7", "#FFFFB3", "#BEBADA", "#FB8072", "#80B1D3", "#FDB462", "#B3DE69", "#FCCDE5",
          "#D9D9D9", "#BC80BD", "#CCEBC5", "#FFED6F")


## code

targetmatvec=unlist(targetmat)+1
yrange=range(targetmatvec[targetmatvec>0]);
# yrange[1]=1; # set the minimum value to 1
for(i in 1:length(targetmat)){
  vali=targetmat[[i]]+1;
  if(i==1){
    plot(1:length(vali),vali,type='b',las=1,pch=20,main=paste('sgRNAs in',targetgene),ylab='Read counts',xlab='Samples',xlim=c(0.7,length(vali)+0.3),ylim = yrange,col=colors[(i %% length(colors))],xaxt='n',log='y')
    axis(1,at=1:length(vali),labels=(collabel),las=2)
    # lines(0:100,rep(1,101),col='black');
  }else{
    lines(1:length(vali),vali,type='b',pch=20,col=colors[(i %% length(colors))])
  }
}




# parameters
# Do not modify the variables beginning with "__"
targetmat=list(c(277.1388972655692,326.74210721456245,247.40061594839912,721.5461566521027,549.069964201413,631.8745468205886))
targetgene="safe-target-26"
collabel=c("REP1_PreSort","REP2_PreSort","REP3_PreSort","REP1_Q2","REP2_Q2","REP3_Q2")

# set up color using RColorBrewer
#library(RColorBrewer)
#colors <- brewer.pal(length(targetgenelist), "Set1")

colors=c( "#E41A1C", "#377EB8", "#4DAF4A", "#984EA3", "#FF7F00",  "#A65628", "#F781BF",
          "#999999", "#66C2A5", "#FC8D62", "#8DA0CB", "#E78AC3", "#A6D854", "#FFD92F", "#E5C494", "#B3B3B3", 
          "#8DD3C7", "#FFFFB3", "#BEBADA", "#FB8072", "#80B1D3", "#FDB462", "#B3DE69", "#FCCDE5",
          "#D9D9D9", "#BC80BD", "#CCEBC5", "#FFED6F")


## code

targetmatvec=unlist(targetmat)+1
yrange=range(targetmatvec[targetmatvec>0]);
# yrange[1]=1; # set the minimum value to 1
for(i in 1:length(targetmat)){
  vali=targetmat[[i]]+1;
  if(i==1){
    plot(1:length(vali),vali,type='b',las=1,pch=20,main=paste('sgRNAs in',targetgene),ylab='Read counts',xlab='Samples',xlim=c(0.7,length(vali)+0.3),ylim = yrange,col=colors[(i %% length(colors))],xaxt='n',log='y')
    axis(1,at=1:length(vali),labels=(collabel),las=2)
    # lines(0:100,rep(1,101),col='black');
  }else{
    lines(1:length(vali),vali,type='b',pch=20,col=colors[(i %% length(colors))])
  }
}




# parameters
# Do not modify the variables beginning with "__"
targetmat=list(c(2.173638409926033,1.0115854712525154,1.1453732219833292,2.6238042060076463,4.41907415856268,2.632810611752453),c(92.3796324218564,59.68354280389841,90.48448453668301,69.09351075820135,32.03828764957943,78.98431835257358),c(5.434096024815083,12.139025655030185,6.8722393318999755,29.736447668086658,29.828750570298087,8.776035372508176),c(19.5627456893343,15.17378206878773,17.180598329749937,25.363440658073912,40.87643596670479,17.55207074501635),c(10.868192049630165,12.139025655030185,20.616717995699926,22.739636452066268,12.152453936047369,16.674467207765534))
targetgene="p.G364C"
collabel=c("REP1_PreSort","REP2_PreSort","REP3_PreSort","REP1_Q2","REP2_Q2","REP3_Q2")

# set up color using RColorBrewer
#library(RColorBrewer)
#colors <- brewer.pal(length(targetgenelist), "Set1")

colors=c( "#E41A1C", "#377EB8", "#4DAF4A", "#984EA3", "#FF7F00",  "#A65628", "#F781BF",
          "#999999", "#66C2A5", "#FC8D62", "#8DA0CB", "#E78AC3", "#A6D854", "#FFD92F", "#E5C494", "#B3B3B3", 
          "#8DD3C7", "#FFFFB3", "#BEBADA", "#FB8072", "#80B1D3", "#FDB462", "#B3DE69", "#FCCDE5",
          "#D9D9D9", "#BC80BD", "#CCEBC5", "#FFED6F")


## code

targetmatvec=unlist(targetmat)+1
yrange=range(targetmatvec[targetmatvec>0]);
# yrange[1]=1; # set the minimum value to 1
for(i in 1:length(targetmat)){
  vali=targetmat[[i]]+1;
  if(i==1){
    plot(1:length(vali),vali,type='b',las=1,pch=20,main=paste('sgRNAs in',targetgene),ylab='Read counts',xlab='Samples',xlim=c(0.7,length(vali)+0.3),ylim = yrange,col=colors[(i %% length(colors))],xaxt='n',log='y')
    axis(1,at=1:length(vali),labels=(collabel),las=2)
    # lines(0:100,rep(1,101),col='black');
  }else{
    lines(1:length(vali),vali,type='b',pch=20,col=colors[(i %% length(colors))])
  }
}




# parameters
# Do not modify the variables beginning with "__"
targetmat=list(c(0.0,7.081098298767608,5.726866109916646,0.8746014020025488,3.3143056189220097,1.7552070745016353),c(15.215468869482232,17.196953011292763,14.88985188578328,34.109454678099404,14.361991015328709,52.65621223504906))
targetgene="V369V"
collabel=c("REP1_PreSort","REP2_PreSort","REP3_PreSort","REP1_Q2","REP2_Q2","REP3_Q2")

# set up color using RColorBrewer
#library(RColorBrewer)
#colors <- brewer.pal(length(targetgenelist), "Set1")

colors=c( "#E41A1C", "#377EB8", "#4DAF4A", "#984EA3", "#FF7F00",  "#A65628", "#F781BF",
          "#999999", "#66C2A5", "#FC8D62", "#8DA0CB", "#E78AC3", "#A6D854", "#FFD92F", "#E5C494", "#B3B3B3", 
          "#8DD3C7", "#FFFFB3", "#BEBADA", "#FB8072", "#80B1D3", "#FDB462", "#B3DE69", "#FCCDE5",
          "#D9D9D9", "#BC80BD", "#CCEBC5", "#FFED6F")


## code

targetmatvec=unlist(targetmat)+1
yrange=range(targetmatvec[targetmatvec>0]);
# yrange[1]=1; # set the minimum value to 1
for(i in 1:length(targetmat)){
  vali=targetmat[[i]]+1;
  if(i==1){
    plot(1:length(vali),vali,type='b',las=1,pch=20,main=paste('sgRNAs in',targetgene),ylab='Read counts',xlab='Samples',xlim=c(0.7,length(vali)+0.3),ylim = yrange,col=colors[(i %% length(colors))],xaxt='n',log='y')
    axis(1,at=1:length(vali),labels=(collabel),las=2)
    # lines(0:100,rep(1,101),col='black');
  }else{
    lines(1:length(vali),vali,type='b',pch=20,col=colors[(i %% length(colors))])
  }
}




# parameters
# Do not modify the variables beginning with "__"
targetmat=list(c(294.5280045449775,213.44453443428074,208.45792640096593,262.38042060076464,241.94431018130672,201.84881356768807),c(57.60141786303988,58.671957332645896,80.17612553883305,118.07118927034408,51.92412136311148,192.19517465792907))
targetgene="G186G"
collabel=c("REP1_PreSort","REP2_PreSort","REP3_PreSort","REP1_Q2","REP2_Q2","REP3_Q2")

# set up color using RColorBrewer
#library(RColorBrewer)
#colors <- brewer.pal(length(targetgenelist), "Set1")

colors=c( "#E41A1C", "#377EB8", "#4DAF4A", "#984EA3", "#FF7F00",  "#A65628", "#F781BF",
          "#999999", "#66C2A5", "#FC8D62", "#8DA0CB", "#E78AC3", "#A6D854", "#FFD92F", "#E5C494", "#B3B3B3", 
          "#8DD3C7", "#FFFFB3", "#BEBADA", "#FB8072", "#80B1D3", "#FDB462", "#B3DE69", "#FCCDE5",
          "#D9D9D9", "#BC80BD", "#CCEBC5", "#FFED6F")


## code

targetmatvec=unlist(targetmat)+1
yrange=range(targetmatvec[targetmatvec>0]);
# yrange[1]=1; # set the minimum value to 1
for(i in 1:length(targetmat)){
  vali=targetmat[[i]]+1;
  if(i==1){
    plot(1:length(vali),vali,type='b',las=1,pch=20,main=paste('sgRNAs in',targetgene),ylab='Read counts',xlab='Samples',xlim=c(0.7,length(vali)+0.3),ylim = yrange,col=colors[(i %% length(colors))],xaxt='n',log='y')
    axis(1,at=1:length(vali),labels=(collabel),las=2)
    # lines(0:100,rep(1,101),col='black');
  }else{
    lines(1:length(vali),vali,type='b',pch=20,col=colors[(i %% length(colors))])
  }
}




# parameters
# Do not modify the variables beginning with "__"
targetmat=list(c(1.0868192049630165,3.0347564137575462,4.581492887933317,6.99681121602039,2.20953707928134,2.632810611752453),c(7.607734434741116,5.057927356262577,21.762091217683256,17.492028040050975,26.514444951376078,1.7552070745016353))
targetgene="G364G"
collabel=c("REP1_PreSort","REP2_PreSort","REP3_PreSort","REP1_Q2","REP2_Q2","REP3_Q2")

# set up color using RColorBrewer
#library(RColorBrewer)
#colors <- brewer.pal(length(targetgenelist), "Set1")

colors=c( "#E41A1C", "#377EB8", "#4DAF4A", "#984EA3", "#FF7F00",  "#A65628", "#F781BF",
          "#999999", "#66C2A5", "#FC8D62", "#8DA0CB", "#E78AC3", "#A6D854", "#FFD92F", "#E5C494", "#B3B3B3", 
          "#8DD3C7", "#FFFFB3", "#BEBADA", "#FB8072", "#80B1D3", "#FDB462", "#B3DE69", "#FCCDE5",
          "#D9D9D9", "#BC80BD", "#CCEBC5", "#FFED6F")


## code

targetmatvec=unlist(targetmat)+1
yrange=range(targetmatvec[targetmatvec>0]);
# yrange[1]=1; # set the minimum value to 1
for(i in 1:length(targetmat)){
  vali=targetmat[[i]]+1;
  if(i==1){
    plot(1:length(vali),vali,type='b',las=1,pch=20,main=paste('sgRNAs in',targetgene),ylab='Read counts',xlab='Samples',xlim=c(0.7,length(vali)+0.3),ylim = yrange,col=colors[(i %% length(colors))],xaxt='n',log='y')
    axis(1,at=1:length(vali),labels=(collabel),las=2)
    # lines(0:100,rep(1,101),col='black');
  }else{
    lines(1:length(vali),vali,type='b',pch=20,col=colors[(i %% length(colors))])
  }
}



dev.off()
Sweave("Q2_presort_summary.Rnw");
library(tools);

texi2dvi("Q2_presort_summary.tex",pdf=TRUE);
